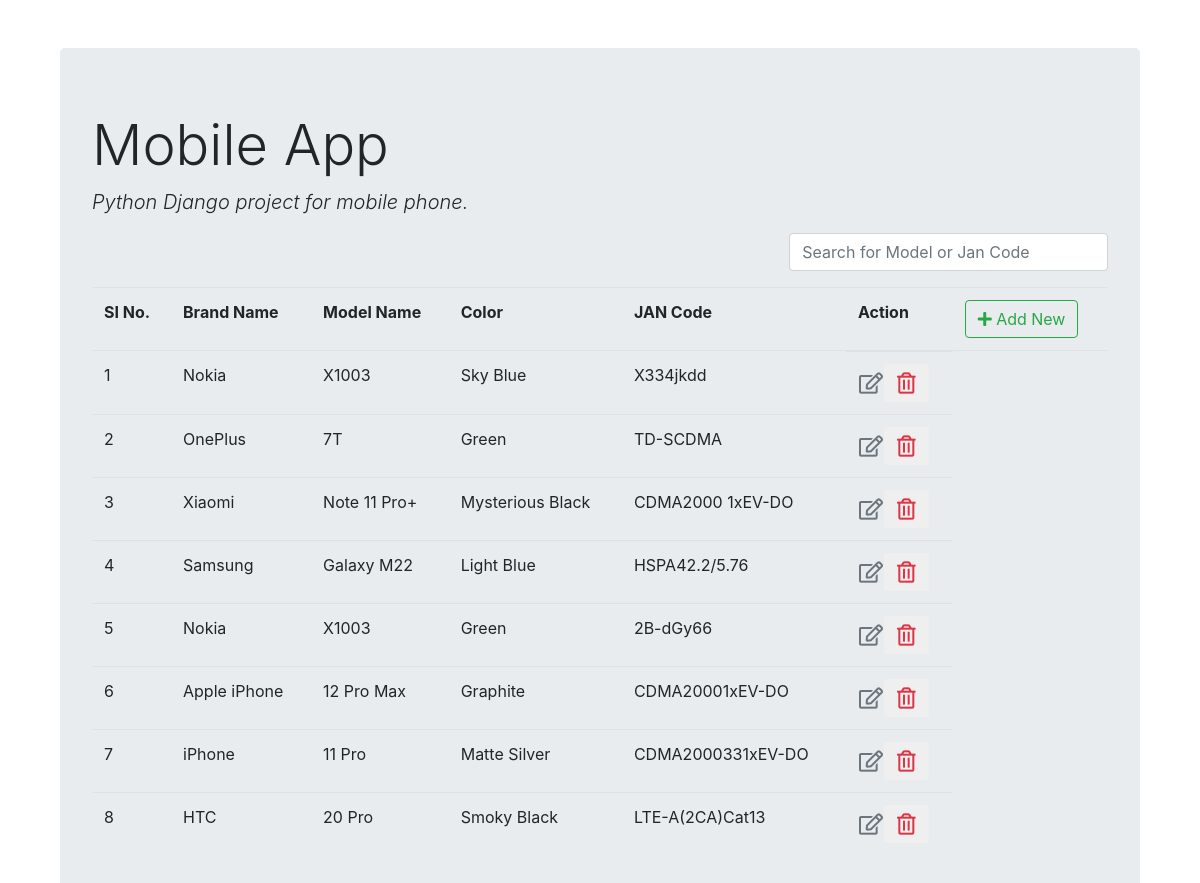
The page /list/ on the database as committed earlier.
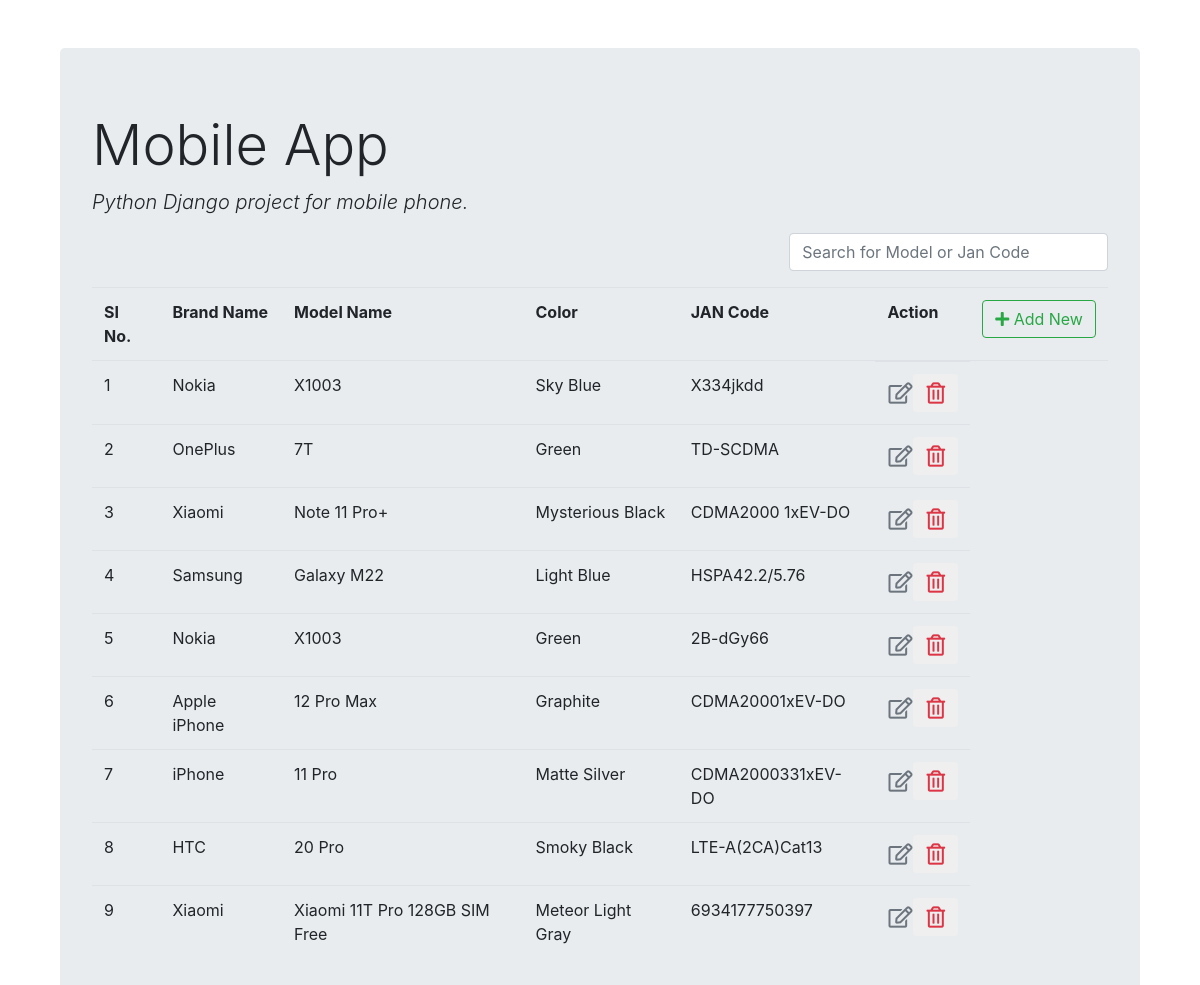
The same page on the database as committed later.
### mobilephone_register/models.py (models this page shows)
class Mobile(models.Model):
    brand_name = models.CharField(max_length=100)
    model = models.CharField(max_length=100)
    color = models.CharField(max_length=30)
    jan_code = models.CharField(max_length=50)
    image = models.ImageField(upload_to='pics')

### mobilephone_register/views.py (the view)
# urls.py: path('list/', views.mobile_list, name='mobile_list'),
def mobile_list(request):
    mobiles = Mobile.objects.all()
    return render(request, 'mobile_list.html', {'mobiles': mobiles})

### templates/mobile_list.html (shortened to what this page needs)
{% extends 'base.html' %}
{% load static %}
{% block content %}
<div class="row">
<div class="col-md-8">
</div>
    <div class="col-md-4">
        <div class="form-group">
            <input type="text" id="searchField" class="form-control" placeholder="Search for Model or Jan Code">
        </div>
    </div>
</div>
<div class="main-table">
    <table class="table table-borderless">
    <thead class="border-bottom font-weight-bold">
    <tr>
        <td>SI No.</td>
        <td>Brand Name</td>
        <td>Model Name</td>
        <td>Color</td>
        <td>JAN Code</td>
        <td>Action</td>
                <td>
                    <a href="{% url 'mobile_insert' %}" class="btn btn-outline-success">
            <i class="fas fa-plus"></i> Add New
            </a>
                </td>
    </tr>
    </thead>
    <tbody>
    {% for mobile in mobiles %}
<tr>
    <td>{{ forloop.counter }} </td>
    <td>{{mobile.brand_name}}</td>
    <td>{{mobile.model}}</td>
    <td>{{mobile.color}}</td>
    <td>{{mobile.jan_code}}</td>
        <td style="display: flex;">
            <a href="{% url 'mobile_update' mobile.id %}" class="btn text-secondary px-0">
            <i class="far fa-edit fa-lg"></i>
            </a>
                   <form action="{% url 'mobile_delete' mobile.id %}" method="post" class="d-inline">
                       <button type="submit" class="btn">
                           <i class="far fa-trash-alt fa-lg text-danger"></i>
                       </button>
                    </form>
        </td>
</tr>
    {% endfor %}
    </tbody>
</table>
</div>
{% endblock %}

Rows that differ between the two databases and show on the page:
added Mobile: brand_name "Xiaomi", model "Xiaomi 11T Pro 128GB SIM Free", color "Meteor Light Gray", jan_code "6934177750397"
